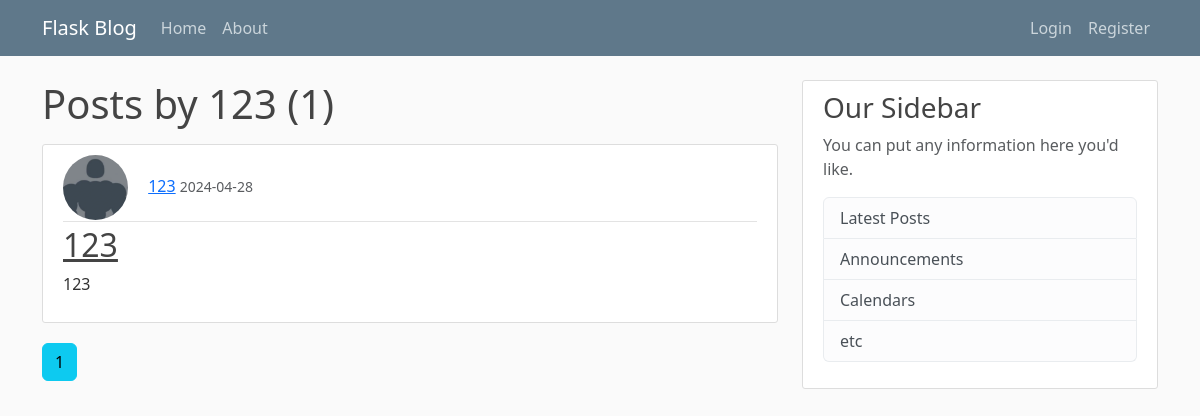
Before: /user/123 with the older database file.
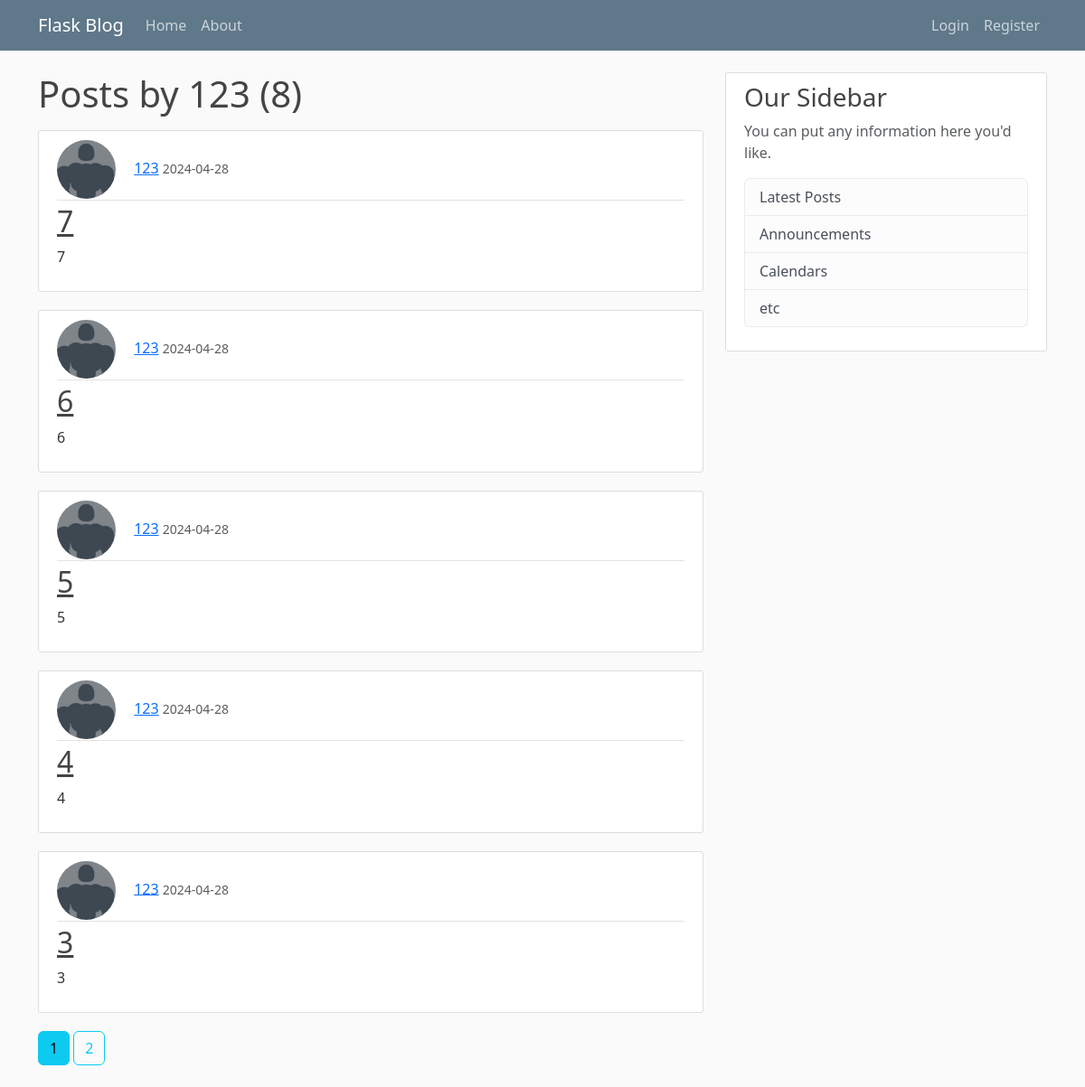
After: the same page with the newer database file.
### flaskblog/models.py (models this page shows, shortened)
class User(db.Model,UserMixin):
    id = db.Column(db.Integer, primary_key = True)
    username = db.Column(db.String(20), unique = True, nullable = False)
    email = db.Column(db.String(120), unique = True, nullable = False)
    password = db.Column(db.String(60), nullable = False)
    posts = db.relationship('Post', backref = 'author', lazy = True)
    image_file = db.Column(db.String(20), nullable=False, default='default.png')

class Post(db.Model):
    id = db.Column(db.Integer, primary_key=True)
    title = db.Column(db.String(100), nullable=False)
    date_posted = db.Column(db.DateTime, nullable=False, default=datetime.now)
    content = db.Column(db.Text, nullable=False)
    user_id = db.Column(db.Integer, db.ForeignKey('user.id'), nullable=False)

### flaskblog/routes.py (the view)
@app.route('/user/<string:username>')
def user_posts(username):
    page = request.args.get('page',1,type=int)
    user = User.query.filter_by(username=username).first_or_404()
    posts = Post.query.filter_by(author = user)\
        .order_by(Post.date_posted.desc())\
        .paginate(page=page, per_page=5)
    return render_template('user_posts.html',user=user,posts=posts)

### flaskblog/templates/user_posts.html
{% extends "layout.html" %}
{% block content %}
    <h1 class="mb-3">Posts by {{ user.username }} ({{ posts.total }})</h1>
    {% for post in posts.items %}
        <article class="media content-section">
          <div class="media-body">
            <div class="article-metadata">
                <img class="rounded-circle article-img" src="{{ url_for('static', filename='profile_pics/' + post.author.image_file) }}">
              <a class="mr-2" href="{{ url_for('user_posts', username=post.author.username) }}">{{ post.author.username }}</a>
              <small class="text-muted">{{ post.date_posted.strftime('%Y-%m-%d') }}</small>
            </div>
            <h2><a class="article-title" href="{{ url_for('post', post_id=post.id) }}">{{ post.title }}</a></h2>
            <p class="article-content">{{ post.content }}</p>
          </div>
        </article>
    {% endfor %}
    {% for page_num in posts.iter_pages(left_edge=1, right_edge=1, left_current=1, right_current=2) %}
      {% if page_num %}
        {% if posts.page == page_num %}
          <a class="btn btn-info mb-4" href="{{ url_for('user_posts', username=user.username, page=page_num) }}">{{ page_num }}</a>
        {% else %}
          <a class="btn btn-outline-info mb-4" href="{{ url_for('user_posts', username=user.username, page=page_num) }}">{{ page_num }}</a>
        {% endif %}
      {% else %}
        ...
      {% endif %}
    {% endfor %}
{% endblock content %}

### flaskblog/templates/layout.html (shortened to what this page needs)
<!doctype html>
<html lang="en">
  <head>
    <link href="https://cdn.jsdelivr.net/npm/bootstrap@5.3.3/dist/css/bootstrap.min.css" rel="stylesheet">
    <link rel="stylesheet" type="text/css" href="{{url_for('static', filename = 'main.css')}}">
</head>
  <body>
    <header class="site-header">
        <nav class="navbar navbar-expand-md navbar-dark bg-steel fixed-top">
          <div class="container">
            <a class="navbar-brand mr-4" href="/">Flask Blog</a>
            <div class="collapse navbar-collapse" id="navbarToggle">
              <div class="navbar-nav left mr-auto">
                <a class="nav-item nav-link" href="{{url_for('home')}}">Home</a>
                <a class="nav-item nav-link" href="{{url_for('about')}}">About</a>
              </div>
              <div class="right navbar-nav right ms-auto">
              {% if current_user.is_authenticated %}
                <a class="nav-item nav-link " href="{{url_for('new_post')}}">New Post</a>
                <a class="nav-item nav-link " href="{{url_for('account')}}">Account</a>
                <a class="nav-item nav-link " href="{{url_for('logout')}}">Logout</a>
              {% else %}
                <a class="nav-item nav-link " href="{{url_for('login')}}">Login</a>
                <a class="nav-item nav-link " href="{{url_for('register')}}">Register</a>
              {%endif%}
              </div>
            </div>
          </div>
        </nav>
      </header>
    <main role="main" class="container">
        <div class="row">
          <div class="col-md-8">
            {% block content %} {% endblock %}
          </div>
          <div class="col-md-4">
            <div class="content-section">
              <h3>Our Sidebar</h3>
              <p class='text-muted'>You can put any information here you'd like.
                <ul class="list-group">
                  <li class="list-group-item list-group-item-light">Latest Posts</li>
                  <li class="list-group-item list-group-item-light">Announcements</li>
                  <li class="list-group-item list-group-item-light">Calendars</li>
                  <li class="list-group-item list-group-item-light">etc</li>
                </ul>
              </p>
            </div>
          </div>
        </div>
      </main>
  </body>
</html>

### flaskblog/static/main.css (style rules this page uses)
body { background: #fafafa; color: #333333; margin-top: 5rem; }
h1, h2, h3, h4, h5, h6 { color: #444444; }
.bg-steel { background-color: #5f788a; }
.site-header .navbar-nav .nav-link { color: #cbd5db; }
.content-section { background: #ffffff; padding: 10px 20px; border: 1px solid #dddddd; border-radius: 3px; margin-bottom: 20px; }
.article-title { color: #444444; }
.article-content { white-space: pre-line; }
.article-img { height: 65px; width: 65px; margin-right: 16px; }
.article-metadata { padding-bottom: 1px; margin-bottom: 4px; border-bottom: 1px solid #e3e3e3 }

Changed rows visible on the page:
no longer on this page (row unchanged): Post: image_file (placeholder picture), author.username "123", date_posted "2024-04-28", title "123", content "123"
added Post: image_file (placeholder picture), author.username "123", date_posted "2024-04-28", title "7", content "7"
added Post: image_file (placeholder picture), author.username "123", date_posted "2024-04-28", title "6", content "6"
added Post: image_file (placeholder picture), author.username "123", date_posted "2024-04-28", title "5", content "5"
added Post: image_file (placeholder picture), author.username "123", date_posted "2024-04-28", title "4", content "4"
added Post: image_file (placeholder picture), author.username "123", date_posted "2024-04-28", title "3", content "3"
Other visible differences:
{{ posts.total }}: "1" → "8"
new list line: "2"
